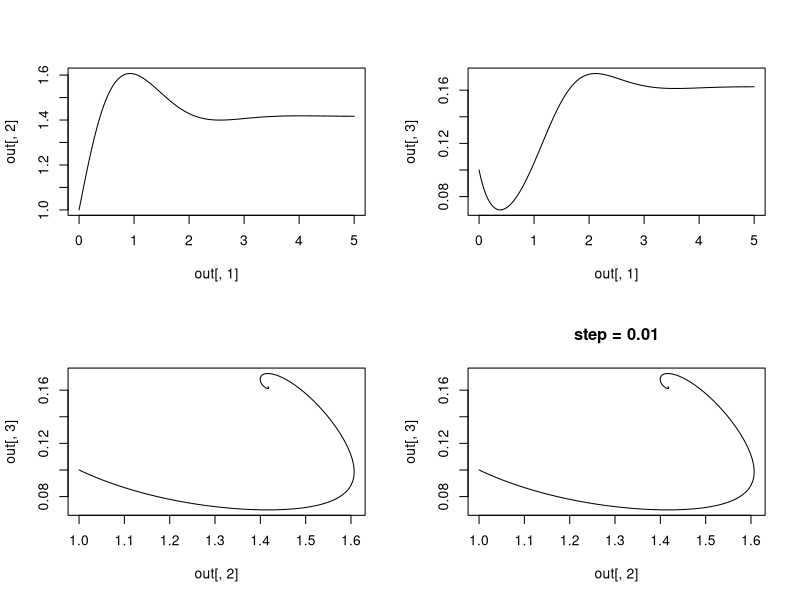
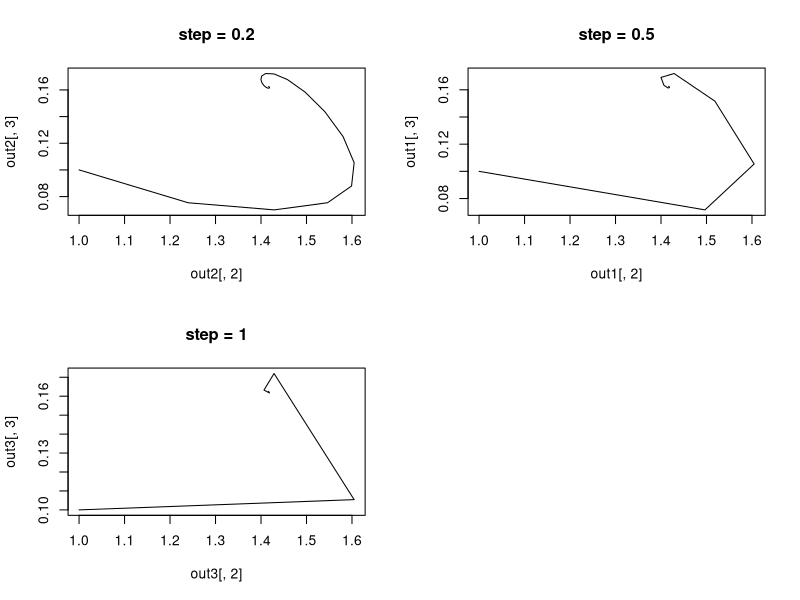

The R source for these figures, in order:
## pas besoin de faire toute une matrice, on peut direct faire calculer les valeurs sur le tas



# library n?cessaires :
library(deSolve)
# Debnote : il faut update R pour avoir deSolve ##


####?Premi?re Etape : population initiale ####

### Param?tres initiaux ? sp?cifier
h <- 1 
Xi <- 1
Yi <- 0.1
pop = c(Xi, Yi)

### Automatisation pour les autres param?tres

betah <- 5 - h/5

ah <- 4 - 0.84*(exp(-4.89*(betah - 4)) -1)

b <- 1

q <- 1

alpha <- 1

gamma <- 1

H <- sum(pop)

L <- alpha + betah +gamma


### premi?re r?solution num?rique :

duree <- 5 # temps que dure la simulation
ta <- seq(1, 30, by=1/50) # d?coupage des pas de temps


param_h <- c(ah, b, H, q, alpha, betah, gamma, pop, L, t )

hote_h <- function(t, pop, param_h){
  Xh <- pop[1]
  Yh <- pop[2]
  H <- sum(pop)
  with(as.list(param_h), {
    
    dXh <- ah*Xh - q*H*Xh - b*Xh - sum(betah*Xh*Yh) + gamma*Yh
    dYh <- sum(betah*Xh*Yh) - L*Yh
    dH <- dXh + dYh
    
    return(list(c(dXh, dYh, dH)))
  })
}

out <- ode(y=c(Xi, Yi, H),times=c(seq(0,duree,0.01)) ,func=hote_h, parms=param_h)

out1 <- ode(y=c(Xi, Yi, H),times=seq(0,duree, 0.5) ,func=hote_h, parms=param_h)

out2 <- ode(y=c(Xi, Yi, H),times=c(seq(0,duree, 0.2)) ,func=hote_h, parms=param_h)

out3 <- ode(y=c(Xi, Yi, H),times=c(seq(0,duree, 1)) ,func=hote_h, parms=param_h)

### Repr?sentation graphique :

par(mfrow=c(2, 2))


plot(out[, 1], out[, 2], type="l")
plot(out[, 1], out[, 3], type="l")
plot(out[, 2], out[, 3], type="l")

diagnostics(out)


plot(out[, 2], out[, 3], type="l", main="step = 0.01")
plot(out2[, 2], out2[, 3], type="l", main="step = 0.2")
plot(out1[, 2], out1[, 3], type="l", main="step = 0.5")
plot(out3[, 2], out3[, 3], type="l", main="step = 1")



diagnostics(out)
diagnostics(out1)
diagnostics(out2)
diagnostics(out3)
